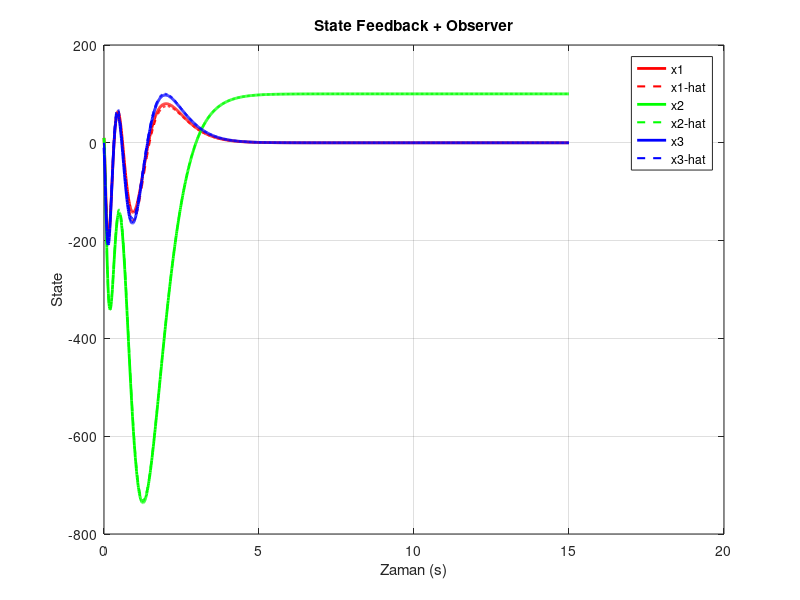
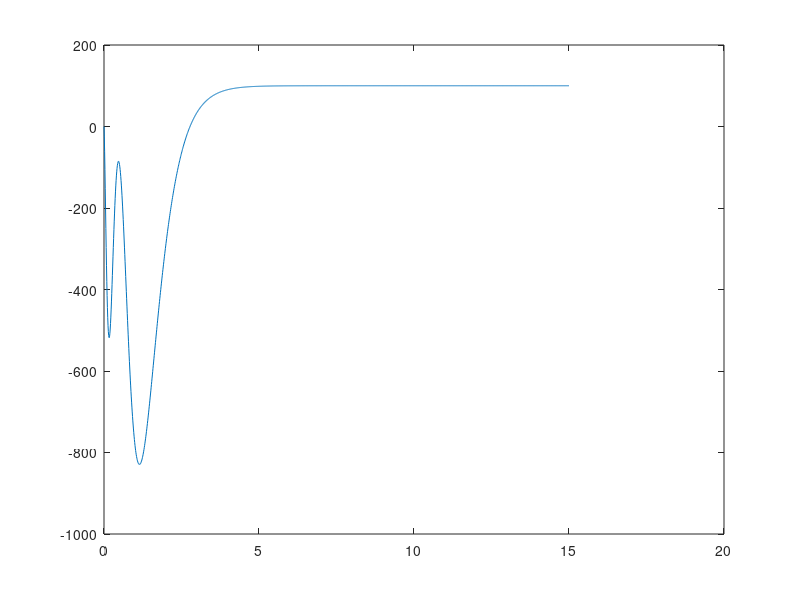

MATLAB code for these plots, in order:
close all
clear all
%% Sistem (örnek unstable)
A = [5 0 -3;
     4 0 4;
     0 0 1];
B = [1; 1; 1];
C = [1 1 0];

eig(A)
%% 1️⃣ K ve L tasarımı
L_matrix = [-2 -3 -4];
K_matrix = [-6 -7 -8]; 
K = place(A,B,K_matrix);        % State feedback gain
L = place(A',C',L_matrix)';     % Observer gain


%% 2️⃣ Augmented sistem (x ve xhat birlikte)
N = -inv(C * inv(A - B*K) * B);

A_aug = [A      -B*K;
         L*C        A-L*C-B*K];

B_aug = [B*N;
         N*B];
    
sys_aug = ss(A_aug, B_aug, eye(6), zeros(6,1));

%% 3️⃣ Simülasyon
t = 0:0.01:15;
r = 100*ones(size(t));              % reference
x0 = [10; 10; -10];             % gerçek state başlangıcı
xhat0 = [0; 0; 0];              % observer başlangıcı

y = lsim(sys_aug, r, t, [x0; xhat0]);

x = y(:,1:3);        % gerçek state
xhat = y(:,4:6);     % observer state tahmini

%% 4️⃣ Plot
figure;
plot(t, x(:,1),'r', 'LineWidth', 2); hold on;
plot(t, xhat(:,1),'r--', 'LineWidth', 1.5);
plot(t, x(:,2),'g', 'LineWidth', 2);
plot(t, xhat(:,2),'g--', 'LineWidth', 1.5);
plot(t, x(:,3),'b', 'LineWidth', 2);
plot(t, xhat(:,3),'b--', 'LineWidth', 1.5);

legend('x1','x1-hat','x2','x2-hat','x3','x3-hat');
xlabel('Zaman (s)'); ylabel('State');
title('State Feedback + Observer');
grid on;
%%
figure;
plot(t, C*xhat.');

r0 = 10;  % step referans
x_ss = -(A - B*K)^(-1) * B * r0;   % steady-state state
y_ss = C * x_ss;                   % steady-state output
e_ss = r0 - y_ss;                  % steady-state error

disp(['Steady-state error = ', num2str(e_ss)]);
